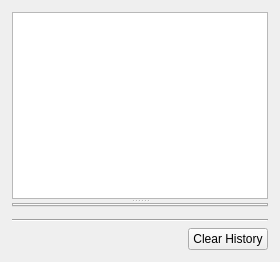
          <widget class="QWidget" name="reqTabHistoryTab">
           <property name="sizePolicy">
            <sizepolicy hsizetype="Expanding" vsizetype="Expanding">
             <horstretch>0</horstretch>
             <verstretch>0</verstretch>
            </sizepolicy>
           </property>
           <attribute name="title">
            <string>History</string>
           </attribute>
           <layout class="QVBoxLayout" name="verticalLayout_61">
            <property name="margin">
             <number>12</number>
            </property>
            <item>
             <widget class="QSplitter" name="splitter_16">
              <property name="orientation">
               <enum>Qt::Vertical</enum>
              </property>
              <widget class="QTreeView" name="requesterHistoryTreeView">
               <property name="alternatingRowColors">
                <bool>true</bool>
               </property>
               <property name="uniformRowHeights">
                <bool>false</bool>
               </property>
               <property name="sortingEnabled">
                <bool>false</bool>
               </property>
              </widget>
              <widget class="QTabWidget" name="requesterHistoryTabWidget">
               <property name="currentIndex">
                <number>-1</number>
               </property>
              </widget>
             </widget>
            </item>
            <item>
             <widget class="QWidget" name="requesterHistorySearchResultsPlaceholder" native="true"/>
            </item>
            <item>
             <widget class="Line" name="line_3">
              <property name="orientation">
               <enum>Qt::Horizontal</enum>
              </property>
             </widget>
            </item>
            <item>
             <layout class="QHBoxLayout" name="horizontalLayout_2">
              <item>
               <spacer name="horizontalSpacer_6">
                <property name="orientation">
                 <enum>Qt::Horizontal</enum>
                </property>
                <property name="sizeHint" stdset="0">
                 <size>
                  <width>40</width>
                  <height>20</height>
                 </size>
                </property>
               </spacer>
              </item>
              <item>
               <widget class="QPushButton" name="requesterHistoryClearButton">
                <property name="text">
                 <string>Clear History</string>
                </property>
               </widget>
              </item>
             </layout>
            </item>
           </layout>
          </widget>
